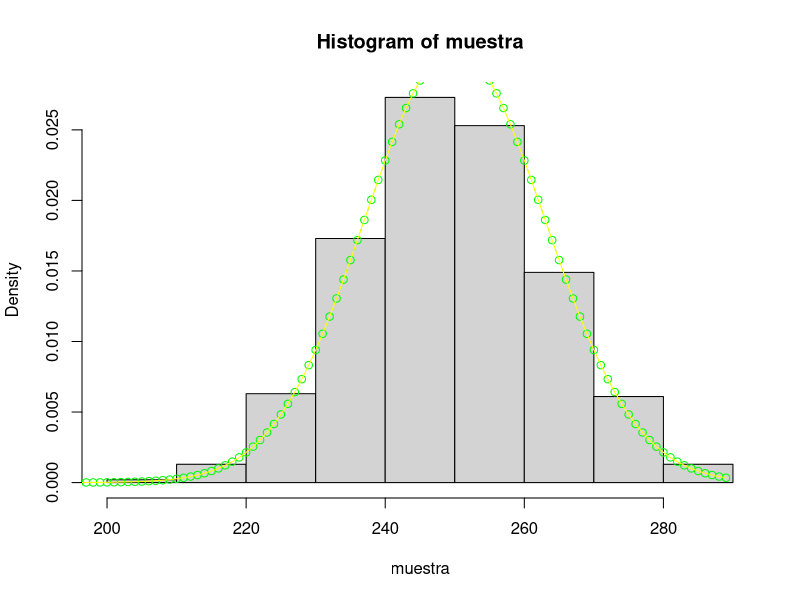
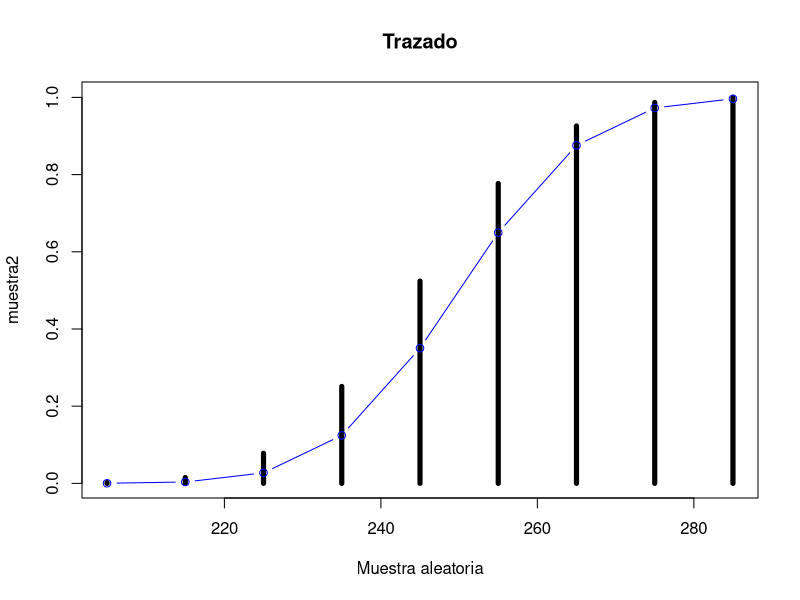

Write R code to recreate these figures, in order.
setwd("C:/Users/danie/Desktop/Programacion/RWorks")
# a)
sum(pnorm(245.5,250,13)-pnorm(240,250,13))
# b)
1-pnorm(256,250,13)
# c)
qnorm(0.05,250,13)
qnorm(0.95,250,13)
# d)
set.seed(30)
muestra <- sort(rnorm(1000,250,13))
valor <- max(muestra)
h<-hist(muestra, freq = FALSE)
points(0:valor,dnorm(0:valor,250,13),col = "green",type ="b")
lines(0:valor,dnorm(0:valor,250,13),col = "yellow")

muestra2 <- cumsum(h$counts)/1000
plot(h$mids, muestra2, type= "h", lwd = 5, xlab = "Muestra aleatoria", ylabs = "Frecuencias relativas",main = "Trazado")
points(h$mids,pnorm(h$mids,250,13),col = "blue", type = "b")